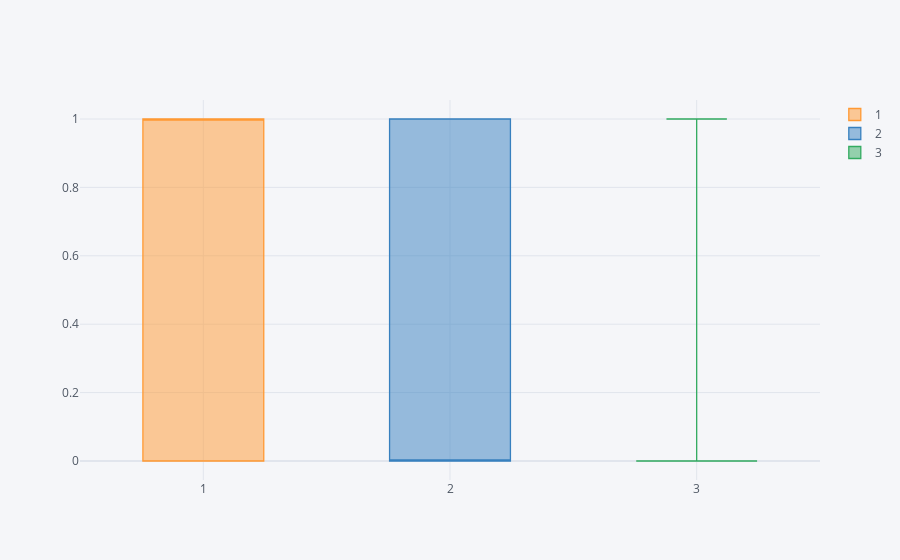

The cell this chart's notebook holds for it:
### Markdown cell above
### Boxplot

### Code cell
train[['Pclass', 'Survived']].pivot(columns='Pclass', values = 'Survived').iplot(kind='box')

### Figure 1 — Plotly figure (JSON) as saved in the notebook; plotly's stock layout.template omitted (floating-point values rounded to 4 significant figures; data arrays with more than 128 entries replaced by an {"elided": "..."} marker saying what was removed)
{"data": [{"boxpoints": false, "line": {"width": 1.3}, "marker": {"color": "rgba(255, 153, 51, 1.0)"}, "name": "1", "orientation": "v", "type": "box", "y": {"elided": "891 int values"}}, {"boxpoints": false, "line": {"width": 1.3}, "marker": {"color": "rgba(55, 128, 191, 1.0)"}, "name": "2", "orientation": "v", "type": "box", "y": {"elided": "891 int values"}}, {"boxpoints": false, "line": {"width": 1.3}, "marker": {"color": "rgba(50, 171, 96, 1.0)"}, "name": "3", "orientation": "v", "type": "box", "y": {"elided": "891 int values"}}], "layout": {"legend": {"bgcolor": "#F5F6F9", "font": {"color": "#4D5663"}}, "paper_bgcolor": "#F5F6F9", "plot_bgcolor": "#F5F6F9", "title": {"font": {"color": "#4D5663"}}, "xaxis": {"gridcolor": "#E1E5ED", "showgrid": true, "tickfont": {"color": "#4D5663"}, "title": {"font": {"color": "#4D5663"}, "text": ""}, "zerolinecolor": "#E1E5ED"}, "yaxis": {"gridcolor": "#E1E5ED", "showgrid": true, "tickfont": {"color": "#4D5663"}, "title": {"font": {"color": "#4D5663"}, "text": ""}, "zerolinecolor": "#E1E5ED"}}}
